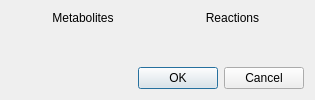
<?xml version="1.0" encoding="UTF-8"?>
<ui version="4.0">
 <class>AnnotationSettingsDialog</class>
 <widget class="QDialog" name="AnnotationSettingsDialog">
  <property name="geometry">
   <rect>
    <x>0</x>
    <y>0</y>
    <width>315</width>
    <height>100</height>
   </rect>
  </property>
  <property name="windowTitle">
   <string>Choose settings</string>
  </property>
  <layout class="QVBoxLayout" name="verticalLayout_3">
   <item>
    <layout class="QHBoxLayout" name="horizontalLayout">
     <item>
      <layout class="QVBoxLayout" name="verticalLayout_metabolites">
       <item>
        <widget class="QLabel" name="label_metabolites">
         <property name="text">
          <string>Metabolites</string>
         </property>
         <property name="alignment">
          <set>Qt::AlignHCenter|Qt::AlignTop</set>
         </property>
        </widget>
       </item>
      </layout>
     </item>
     <item>
      <layout class="QVBoxLayout" name="verticalLayout_reactions">
       <item>
        <widget class="QLabel" name="label_reactions">
         <property name="text">
          <string>Reactions</string>
         </property>
         <property name="alignment">
          <set>Qt::AlignHCenter|Qt::AlignTop</set>
         </property>
        </widget>
       </item>
      </layout>
     </item>
    </layout>
   </item>
   <item>
    <widget class="QDialogButtonBox" name="buttonBox">
     <property name="orientation">
      <enum>Qt::Horizontal</enum>
     </property>
     <property name="standardButtons">
      <set>QDialogButtonBox::Cancel|QDialogButtonBox::Ok</set>
     </property>
    </widget>
   </item>
  </layout>
 </widget>
 <resources/>
 <connections>
  <connection>
   <sender>buttonBox</sender>
   <signal>accepted()</signal>
   <receiver>AnnotationSettingsDialog</receiver>
   <slot>accept()</slot>
   <hints>
    <hint type="sourcelabel">
     <x>248</x>
     <y>254</y>
    </hint>
    <hint type="destinationlabel">
     <x>157</x>
     <y>274</y>
    </hint>
   </hints>
  </connection>
  <connection>
   <sender>buttonBox</sender>
   <signal>rejected()</signal>
   <receiver>AnnotationSettingsDialog</receiver>
   <slot>reject()</slot>
   <hints>
    <hint type="sourcelabel">
     <x>316</x>
     <y>260</y>
    </hint>
    <hint type="destinationlabel">
     <x>286</x>
     <y>274</y>
    </hint>
   </hints>
  </connection>
 </connections>
</ui>
